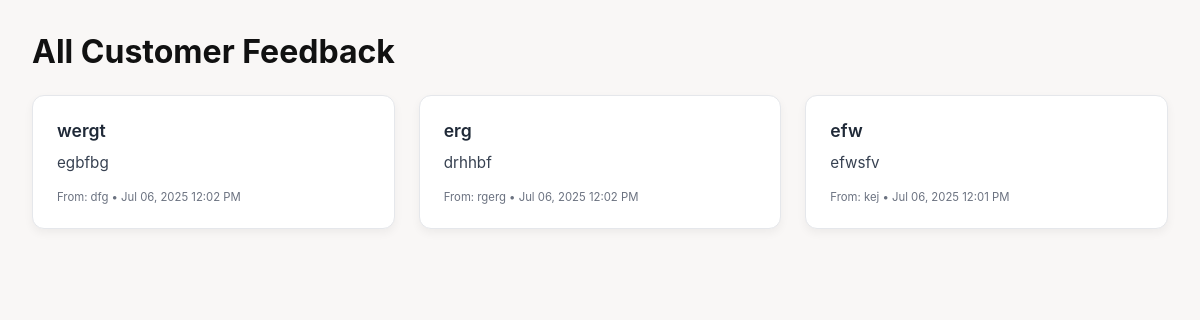
The page /all-feedback (signed in) on the database its author committed.
### web/models.py (models this page shows)
class Feedback(db.Model):
    id = db.Column(db.Integer, primary_key=True)
    title = db.Column(db.String(100), nullable=False)
    content = db.Column(db.Text, nullable=False)
    rating = db.Column(db.Integer, nullable=False)  # 1-5 stars
    user_id = db.Column(db.Integer, db.ForeignKey('user.id'), nullable=True)  # Made nullable for anonymous feedback
    customer_name = db.Column(db.String(100), nullable=True)  # For anonymous feedback
    customer_email = db.Column(db.String(120), nullable=True)  # Optional for anonymous feedback
    created_at = db.Column(db.DateTime, default=datetime.utcnow)
    user = db.relationship('User', backref=db.backref('feedbacks', lazy=True))

### web/routes.py (the view)
@main.route('/all-feedback')
@login_required
def view_all_feedback():
    all_feedback = Feedback.query.order_by(Feedback.created_at.desc()).all()
    return render_template('feedback/all_feedback.html', feedback_list=all_feedback)

### web/templates/feedback/all_feedback.html (shortened to what this page needs)
{% extends "base.html" %}
{% block content %}
<div class="container" style="padding: 2rem;">
    <h2 style="font-size: 2rem; font-weight: 700; margin-bottom: 1.5rem;">All Customer Feedback</h2>
    {% if feedback_list %}
        <div class="feedback-grid">
            {% for feedback in feedback_list %}
                <div class="feedback-card">
                    <div class="feedback-header">
                        <div class="feedback-title">{{ feedback.title }}</div>
                    </div>
                    <div class="feedback-body">
                        <p>{{ feedback.content }}</p>
                    </div>
                    <div class="feedback-meta">
                        <small>
                            {% if feedback.customer_name %}
                                From: {{ feedback.customer_name }}
                            {% elif feedback.user %}
                                From: {{ feedback.user.full_name }}
                            {% else %}
                                From: Anonymous
                            {% endif %}
                            • {{ feedback.created_at.strftime('%b %d, %Y %I:%M %p') }}
                        </small>
                    </div>
                </div>
            {% endfor %}
        </div>
    {% else %}
        <p>No feedback has been submitted yet.</p>
    {% endif %}
</div>
{% endblock %}

### web/templates/base.html (shortened to what this page needs)
<!DOCTYPE html>
<html lang="en">
<head>
    <link rel="stylesheet" href="{{ url_for('static', filename='style.css') }}">
    <link rel="stylesheet" href="{{ url_for('static', filename='auth.css') }}">
</head>
<body>
    <main>
        {% block content %}{% endblock %}
    </main>
</body>
</html>

### web/static/style.css (style rules this page uses)
* { margin: 0; padding: 0; box-sizing: border-box; }
body { font-family: 'Inter', sans-serif; background: #f9f7f6; color: #111; }

### web/templates/feedback/all_feedback.html (style rules this page uses)
.feedback-grid { display: grid; grid-template-columns: repeat(auto-fit, minmax(300px, 1fr)); gap: 1.5rem; }
.feedback-card { background: white; border: 1px solid #e5e7eb; border-radius: 12px; padding: 1.5rem; box-shadow: 0 4px 10px rgba(0, 0, 0, 0.05); transition: all 0.2s ease; }
.feedback-header { display: flex; justify-content: space-between; align-items: center; margin-bottom: 0.75rem; }
.feedback-title { font-size: 1.1rem; font-weight: 600; color: #1f2937; }
.feedback-body { font-size: 0.95rem; color: #374151; margin-bottom: 1rem; }
.feedback-meta { font-size: 0.85rem; color: #6b7280; }

### rows shown on the page
Feedback: title "wergt", content "egbfbg", customer_name "dfg", created_at "Jul 06, 2025 12:02 PM"
Feedback: title "erg", content "drhhbf", customer_name "rgerg", created_at "Jul 06, 2025 12:02 PM"
Feedback: title "efw", content "efwsfv", customer_name "kej", created_at "Jul 06, 2025 12:01 PM"
